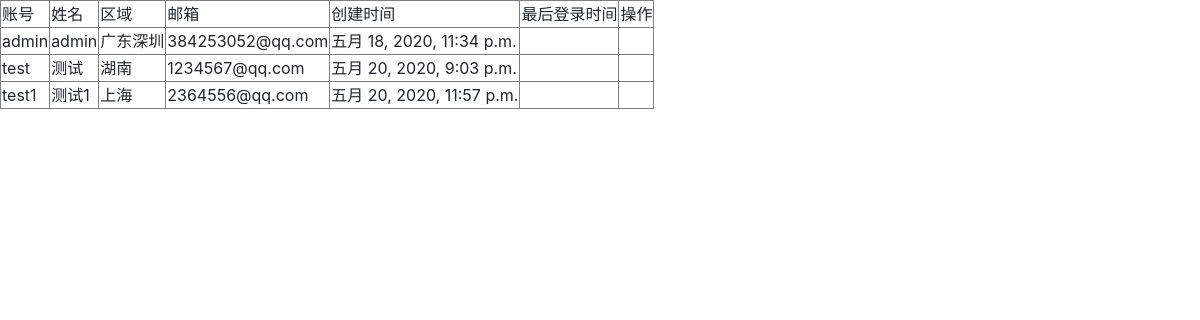
Screenshot of /system/user/ with the database file from the repository.
### login/models.py (models this page shows)
class User(models.Model):
    account = models.CharField(max_length=20, verbose_name='账户')
    username = models.CharField(max_length=10, verbose_name='姓名')
    password = models.CharField(max_length=20, verbose_name='密码')
    area = models.CharField(max_length=20, verbose_name='地区')
    role = models.CharField(max_length=10, verbose_name='角色')
    email = models.EmailField(blank=True, verbose_name='邮箱')
    create_time = models.DateTimeField(verbose_name='创建时间')

### system/views.py (the view)
# urls.py: path('user/', views.user, name='user'),
def user(request):
    if User.objects.count() == 0:
        context = {
            'wrong': '暂无数据',
        }
    else:
        context = {
            'userset': list(User.objects.all()),
        }
    return render(request, 'system/user.html', context)

### system/templates/system/user.html (shortened to what this page needs)
<!DOCTYPE html>
{% load static %}
<html lang="en">
<head>
    <link rel="stylesheet" href="{% static 'bootstrap-4.5.0/dist/css/bootstrap.min.css' %}">
</head>
<body>
    <TABLE border="1">
        <TR>
            <TD>账号</TD>
            <TD>姓名</TD>
            <TD>区域</TD>
            <TD>邮箱</TD>
            <TD>创建时间</TD>
            <TD>最后登录时间</TD>
            <TD>操作</TD>
        </TR>
        {% for user in userset %}
            <TR>
                <TD>{{user.account}}</TD>
                <TD>{{user.username}}</TD>
                <TD>{{user.area}}</TD>
                <TD>{{user.email}}</TD>
                <TD>{{user.create_time}}</TD>
                <TD></TD>
                <TD></TD>
            </TR>
        {% endfor%}
    </TABLE>
</body>
</html>

### rows the page displays
User: account "admin", username "admin", area "广东深圳", email "384253052@qq.com", create_time "五月 18, 2020, 11:34 p.m."
User: account "test", username "测试", area "湖南", email "1234567@qq.com", create_time "五月 20, 2020, 9:03 p.m."
User: account "test1", username "测试1", area "上海", email "2364556@qq.com", create_time "五月 20, 2020, 11:57 p.m."
